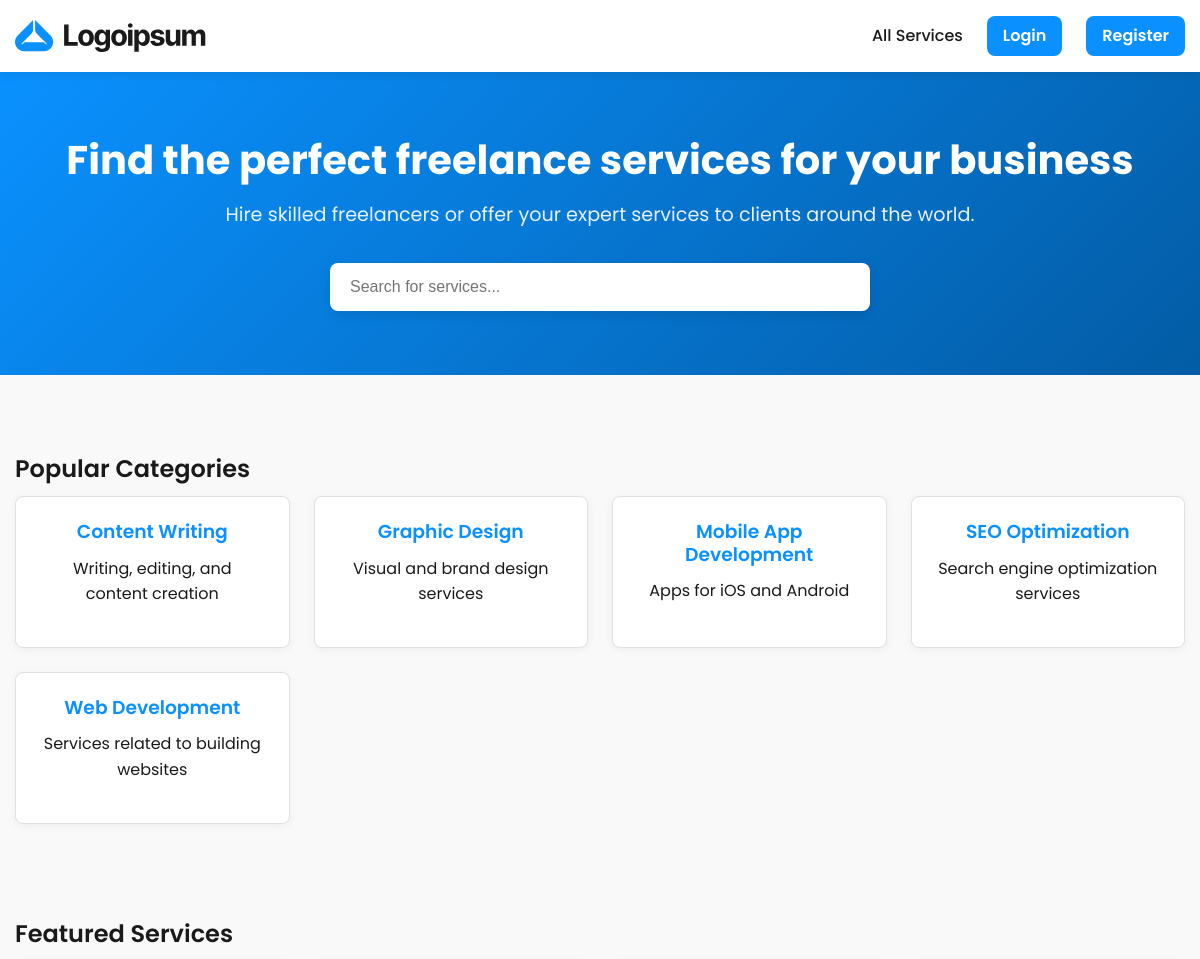
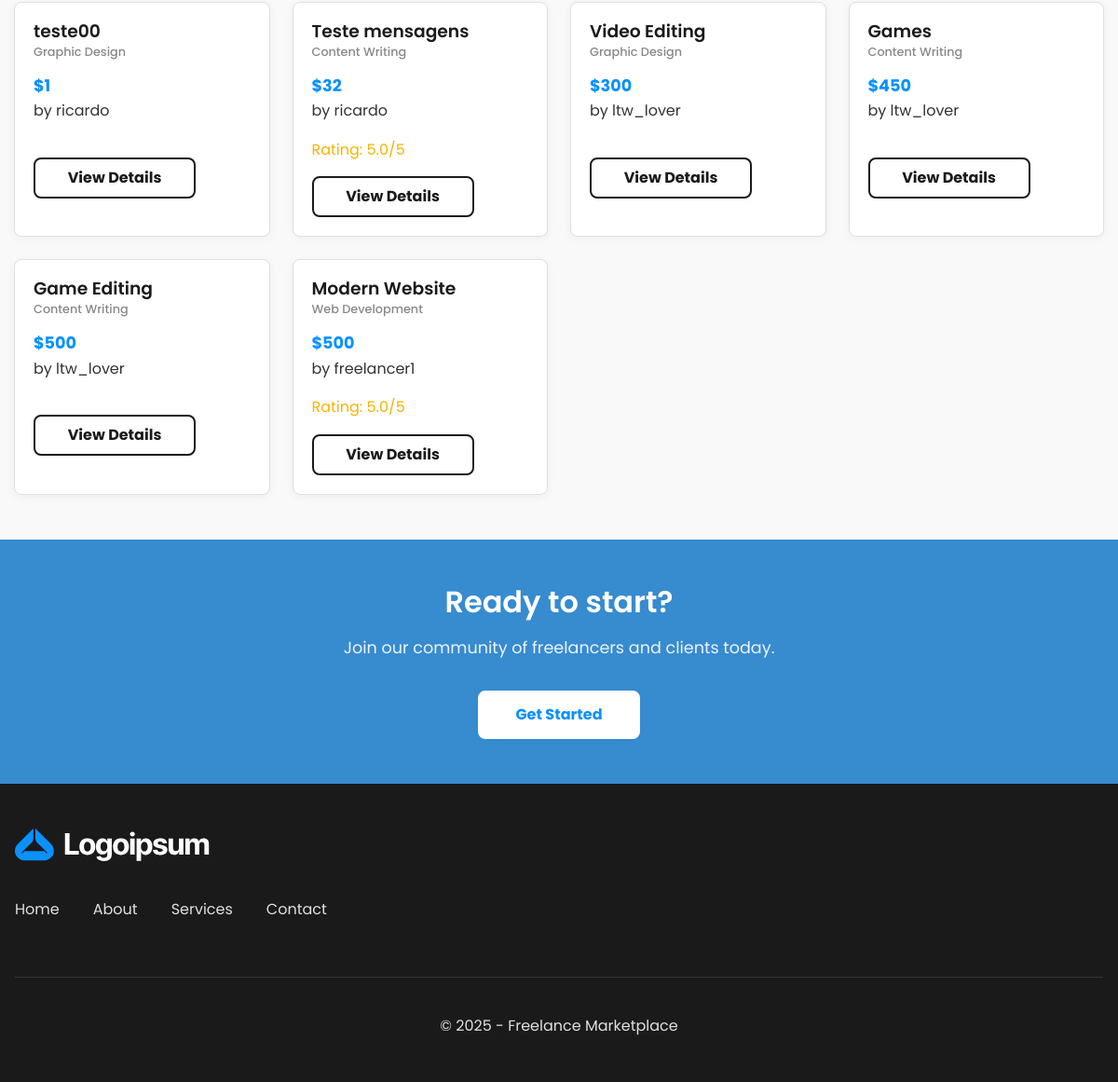
Page /pages/home.php on the committed database (2 pictures, top to bottom).
### tables this page shows
CREATE TABLE Categories (
    id INTEGER PRIMARY KEY AUTOINCREMENT,
    name TEXT UNIQUE NOT NULL,
    description TEXT
);

CREATE TABLE Services (
    id INTEGER PRIMARY KEY AUTOINCREMENT,
    freelancer_id INTEGER NOT NULL,
    title TEXT NOT NULL,
    description TEXT NOT NULL,
    category_id INTEGER NOT NULL,
    price REAL NOT NULL,
    delivery_time INTEGER NOT NULL,
    created_at DATETIME DEFAULT CURRENT_TIMESTAMP,
    image_path TEXT,
    video_path TEXT,
    FOREIGN KEY (freelancer_id) REFERENCES Users(id),
    FOREIGN KEY (category_id) REFERENCES Categories(id)
);

### public/includes/utils.php (called while the page is built, shortened)
<?php
function isLoggedIn() {
    return isset($_SESSION['user_id']);
}
?>

### public/pages/home.php (the view, shortened to what this page needs)
<?php
require_once '../includes/utils.php';
function getFeaturedServices($limit = 6) {
    try {
        $db = getDB();
        $query = "SELECT s.*, u.username as freelancer_name, c.name as category_name,
                 (SELECT AVG(rating) FROM Reviews WHERE service_id = s.id) as avg_rating
                 FROM Services s
                 JOIN Users u ON s.freelancer_id = u.id
                 JOIN Categories c ON s.category_id = c.id
                 ORDER BY s.created_at DESC
                 LIMIT ?";
        $stmt = $db->prepare($query);
        $stmt->execute([$limit]);
        return $stmt->fetchAll(PDO::FETCH_ASSOC);
    } catch (PDOException $e) {
        return [];
    }
}
function getCategories() {
    try {
        $db = getDB();
        $query = "SELECT * FROM Categories ORDER BY name";
        $stmt = $db->prepare($query);
        $stmt->execute();
        return $stmt->fetchAll(PDO::FETCH_ASSOC);
    } catch (PDOException $e) {
        return [];
    }
}
$featuredServices = getFeaturedServices();
$categories = getCategories();
include_once '../templates/header.php';
?>
<div class="hero">
    <div class="container">
        <h1>Find the perfect freelance services for your business</h1>
        <p>Hire skilled freelancers or offer your expert services to clients around the world.</p>
        <form action="<?php echo SITE_URL; ?>/pages/services/list.php" method="GET" class="search-bar">
            <input type="text" id="serviceSearch" name="search" placeholder="Search for services...">
        </form>
    </div>
</div>
<div class="categories-section">
    <div class="container">
        <h2>Popular Categories</h2>
        <div class="categories-grid">
            <?php foreach ($categories as $category): ?>
                <a href="<?php echo SITE_URL; ?>/pages/services/list.php?category=<?php echo $category['id']; ?>" class="category-card">
                    <h3><?php echo htmlspecialchars($category['name']); ?></h3>
                    <p><?php echo htmlspecialchars($category['description'] ?? ''); ?></p>
                </a>
            <?php endforeach; ?>
        </div>
    </div>
</div>
<div class="featured-services">
    <div class="container">
        <h2>Featured Services</h2>
        <?php if (empty($featuredServices)): ?>
            <p>No services available yet. <?php if (!isLoggedIn()): ?>
                <a href="<?php echo SITE_URL; ?>/pages/register.php">Register</a> and be the first to offer your services!
            <?php else: ?>
                <a href="<?php echo SITE_URL; ?>/pages/services/create.php">Create a service</a> and be the first to offer your expertise!
            <?php endif; ?></p>
        <?php else: ?>
            <div class="services-grid">
                <?php foreach ($featuredServices as $service): ?>
                    <div class="service-card">
                        <h3><?php echo htmlspecialchars($service['title']); ?></h3>
                        <p class="service-category"><?php echo htmlspecialchars($service['category_name']); ?></p>
                        <p class="service-price">$<?php echo htmlspecialchars($service['price']); ?></p>
                        <p class="service-freelancer">by <?php echo htmlspecialchars($service['freelancer_name']); ?></p>
                        <?php if (isset($service['avg_rating'])): ?>
                            <p class="service-rating">Rating: <?php echo number_format($service['avg_rating'], 1); ?>/5</p>
                        <?php endif; ?>
                        <a href="<?php echo SITE_URL; ?>/pages/services/view.php?id=<?php echo $service['id']; ?>" class="btn">View Details</a>
                    </div>
                <?php endforeach; ?>
            </div>
        <?php endif; ?>
    </div>
</div>
<div class="cta-section">
    <div class="container">
        <h2>Ready to start?</h2>
        <p>Join our community of freelancers and clients today.</p>
        <?php if (!isLoggedIn()): ?>
            <a href="<?php echo SITE_URL; ?>/pages/register.php" class="btn">Get Started</a>
        <?php else: ?>
            <a href="<?php echo SITE_URL; ?>/pages/services/list.php" class="btn">Browse Services</a>
        <?php endif; ?>
    </div>
</div>
<?php include_once '../templates/footer.php'; ?>

### public/templates/header.php (shortened to what this page needs)
<?php
require_once __DIR__ . '/../includes/utils.php';
$currentUser = null;
?>
<!DOCTYPE html>
<html lang="en">
<head>
    <link rel="stylesheet" href="<?php echo SITE_URL; ?>/assets/css/style.css">
    <link rel="stylesheet" href="https://cdnjs.cloudflare.com/ajax/libs/font-awesome/6.4.0/css/all.min.css">
</head>
<body>
    <header>
        <div class="container">
            <a href="<?php echo SITE_URL; ?>/" class="site-title">
                <img src="<?php echo SITE_URL; ?>/assets/svgs/logo.svg" alt="Freelance Marketplace Logo" class="logo">
            </a>
            <nav>
                <ul>
                    <li><a href="<?php echo SITE_URL; ?>/pages/services/list.php">All Services</a></li>
                    <?php if(isLoggedIn()): ?>
                        <li><button onclick="window.location.href='<?php echo SITE_URL; ?>/pages/add_job.php'" class="add-service">Add Service</button></li>
                        <div class="dropdown">
                            <button class="dropdown-toggle" type="button">
                                ☰ Options
                            </button>
                            <div class="dropdown-menu">
                                <a href="<?php echo SITE_URL; ?>/pages/profile.php">Profile</a>
                                <?php if ($currentUser['is_admin']): ?>
                                  <a href="<?php echo SITE_URL; ?>/pages/admin_tools.php">Admin Tools</a>
                                <?php endif; ?>
                                <a href="<?php echo SITE_URL; ?>/pages/services/list.php?mine=1">My Services</a>
                                <a href="<?php echo SITE_URL; ?>/pages/services/paid_services.php">Paid Services</a>
                                <a href="<?php echo SITE_URL; ?>/pages/logout.php" class="logout-link">Logout</a>
                            </div>
                        </div>
                    <?php else: ?>
                        <li><a href="<?php echo SITE_URL; ?>/pages/login.php" class="auth-link">Login</a></li>
                        <li><a href="<?php echo SITE_URL; ?>/pages/register.php" class="auth-link">Register</a></li>
                    <?php endif; ?>
                </ul>
            </nav>
        </div>
    </header>
    <main>

### public/templates/footer.php (shortened to what this page needs)
    </main>
    <footer id="footer-1390">
        <div class="cs-container">
            <div class="cs-top">
                <a aria-label="go back to home" class="cs-logo" href="<?php echo SITE_URL; ?>/">
                    <img class="cs-logo-img" loading="lazy" decoding="async" src="<?php echo SITE_URL; ?>/assets/svgs/logo-white.svg" alt="Freelance Marketplace Logo" width="209" height="40">
                </a>
                <ul class="cs-ul">
                    <li class="cs-li">
                        <a href="<?php echo SITE_URL; ?>/" class="cs-link">Home</a>
                    </li>
                    <li class="cs-li">
                        <a href="<?php echo SITE_URL; ?>/pages/about.php" class="cs-link">About</a>
                    </li>
                    <li class="cs-li">
                        <a href="<?php echo SITE_URL; ?>/pages/services/list.php" class="cs-link">Services</a>
                    </li>
                    <li class="cs-li">
                        <a href="<?php echo SITE_URL; ?>/pages/contact.php" class="cs-link">Contact</a>
                    </li>
                </ul>
            </div>
            <div class="cs-bottom">
                <span class="cs-copyright">
                    &copy; <?php echo date('Y'); ?> - <a href="<?php echo SITE_URL; ?>/" class="cs-copyright-link">Freelance Marketplace</a>
                </span>
            </div>
        </div>
    </footer>
</body>
</html>

### rows in the picture
categories: name "Content Writing", description "Writing, editing, and content creation"
categories: name "Graphic Design", description "Visual and brand design services"
categories: name "Mobile App Development", description "Apps for iOS and Android"
categories: name "SEO Optimization", description "Search engine optimization services"
categories: name "Web Development", description "Services related to building websites"
services: title "teste00", category_name "Graphic Design", price "1", freelancer_name "ricardo"
services: title "Teste mensagens", category_name "Content Writing", price "32", freelancer_name "ricardo", avg_rating "5.0"
services: title "Video Editing", category_name "Graphic Design", price "300", freelancer_name "ltw_lover"
services: title "Games", category_name "Content Writing", price "450", freelancer_name "ltw_lover"
services: title "Game Editing", category_name "Content Writing", price "500", freelancer_name "ltw_lover"
services: title "Modern Website", category_name "Web Development", price "500", freelancer_name "freelancer1", avg_rating "5.0"
